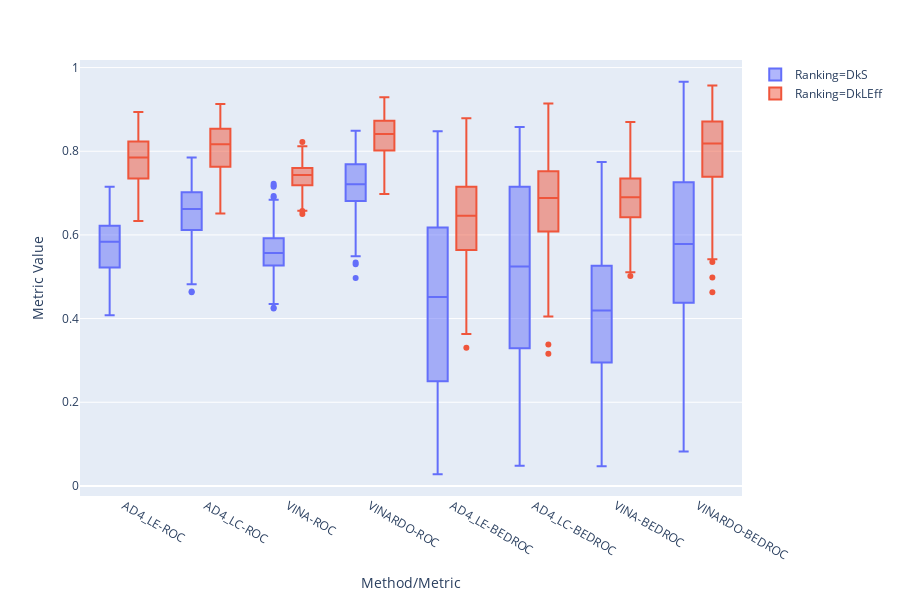

The notebook cell this image was saved under:
### Code cell
import plotly.express as px

data = csar_dk_402confs_vs_metrics.filter(regex='ROC', axis = 1)
data = data.melt(var_name='Method/Metric', value_name='Metric Value')
data['Ranking'] = data['Method/Metric'].apply(lambda x: x.split('-')[1])
data['Method/Metric'] = data['Method/Metric'].apply(lambda x: x.split('-')[0] + '-' + x.split('-')[2])


fig = px.box(data, x = "Method/Metric", y = "Metric Value", color = 'Ranking')
fig.update_traces() # or "inclusive", or "linear" by default
fig.show()

### Figure 1 — Plotly figure (JSON) as saved in the notebook; plotly's stock layout.template omitted (floating-point values rounded to 4 significant figures; data arrays with more than 128 entries replaced by an {"elided": "..."} marker saying what was removed)
{"data": [{"alignmentgroup": "True", "hoverlabel": {"namelength": 0}, "hovertemplate": "Ranking=DkS<br>Method/Metric=%{x}<br>Metric Value=%{y}", "legendgroup": "Ranking=DkS", "marker": {"color": "#636efa"}, "name": "Ranking=DkS", "notched": false, "offsetgroup": "Ranking=DkS", "orientation": "v", "showlegend": true, "type": "box", "x": {"elided": "3216 str values"}, "x0": " ", "xaxis": "x", "y": {"elided": "3216 float values"}, "y0": " ", "yaxis": "y"}, {"alignmentgroup": "True", "hoverlabel": {"namelength": 0}, "hovertemplate": "Ranking=DkLEff<br>Method/Metric=%{x}<br>Metric Value=%{y}", "legendgroup": "Ranking=DkLEff", "marker": {"color": "#EF553B"}, "name": "Ranking=DkLEff", "notched": false, "offsetgroup": "Ranking=DkLEff", "orientation": "v", "showlegend": true, "type": "box", "x": {"elided": "3216 str values"}, "x0": " ", "xaxis": "x", "y": {"elided": "3216 float values"}, "y0": " ", "yaxis": "y"}], "layout": {"boxmode": "group", "height": 600, "legend": {"tracegroupgap": 0}, "margin": {"t": 60}, "xaxis": {"anchor": "y", "domain": [0, 1], "title": {"text": "Method/Metric"}}, "yaxis": {"anchor": "x", "domain": [0, 1], "title": {"text": "Metric Value"}}}}
